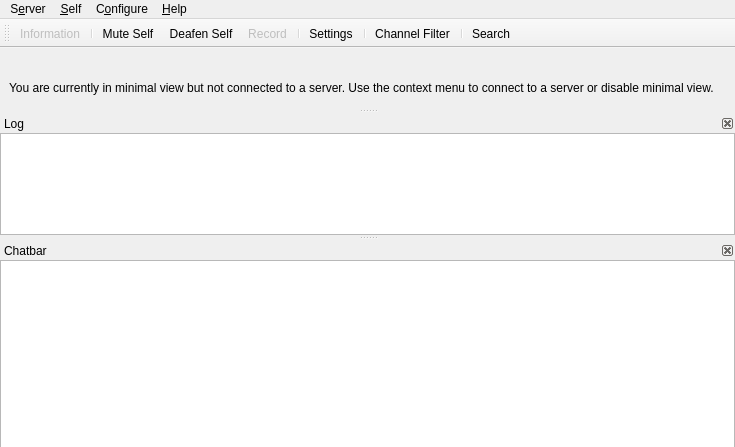
<?xml version="1.0" encoding="UTF-8"?>
<ui version="4.0">
 <class>MainWindow</class>
 <widget class="QMainWindow" name="MainWindow">
  <property name="geometry">
   <rect>
    <x>0</x>
    <y>0</y>
    <width>735</width>
    <height>435</height>
   </rect>
  </property>
  <property name="windowTitle">
   <string>Mumble</string>
  </property>
  <property name="dockOptions">
   <set>QMainWindow::AllowNestedDocks|QMainWindow::AnimatedDocks</set>
  </property>
  <property name="unifiedTitleAndToolBarOnMac">
   <bool>true</bool>
  </property>
  <widget class="UserView" name="qtvUsers">
   <property name="contextMenuPolicy">
    <enum>Qt::CustomContextMenu</enum>
   </property>
   <property name="acceptDrops">
    <bool>true</bool>
   </property>
   <property name="dragEnabled">
    <bool>true</bool>
   </property>
   <property name="rootIsDecorated">
    <bool>false</bool>
   </property>
   <property name="uniformRowHeights">
    <bool>true</bool>
   </property>
   <property name="headerHidden">
    <bool>true</bool>
   </property>
   <attribute name="headerVisible">
    <bool>false</bool>
   </attribute>
  </widget>
  <widget class="QMenuBar" name="menubar">
   <property name="geometry">
    <rect>
     <x>0</x>
     <y>0</y>
     <width>735</width>
     <height>32</height>
    </rect>
   </property>
   <widget class="QMenu" name="qmConfig">
    <property name="title">
     <string>C&amp;onfigure</string>
    </property>
    <addaction name="qaConfigDialog"/>
   </widget>
   <widget class="QMenu" name="qmHelp">
    <property name="title">
     <string>&amp;Help</string>
    </property>
    <addaction name="qaHelpWhatsThis"/>
    <addaction name="separator"/>
    <addaction name="qaHelpAbout"/>
    <addaction name="qaHelpAboutQt"/>
    <!--<addaction name="separator"/>
    <addaction name="qaHelpVersionCheck"/>-->
   </widget>
   <widget class="QMenu" name="qmServer">
    <property name="title">
     <string>S&amp;erver</string>
    </property>
   </widget>
   <widget class="QMenu" name="qmSelf">
    <property name="title">
     <string>&amp;Self</string>
    </property>
    <addaction name="qaAudioMute"/>
    <addaction name="qaAudioDeaf"/>
    <addaction name="qaSelfPrioritySpeaker"/>
    <addaction name="separator"/>
    <addaction name="qaRecording"/>
    <addaction name="separator"/>
    <addaction name="qaSelfComment"/>
    <addaction name="qaServerTexture"/>
    <addaction name="qaServerTextureRemove"/>
    <addaction name="separator"/>
    <addaction name="qaSelfRegister"/>
    <addaction name="qaAudioStats"/>
   </widget>
   <addaction name="qmServer"/>
   <addaction name="qmSelf"/>
   <addaction name="qmConfig"/>
   <addaction name="qmHelp"/>
  </widget>
  <widget class="QDockWidget" name="qdwLog">
   <property name="minimumSize">
    <size>
     <width>250</width>
     <height>121</height>
    </size>
   </property>
   <property name="features">
    <set>QDockWidget::DockWidgetClosable|QDockWidget::DockWidgetMovable</set>
   </property>
   <property name="windowTitle">
    <string>Log</string>
   </property>
   <attribute name="dockWidgetArea">
    <number>1</number>
   </attribute>
   <widget class="LogTextBrowser" name="qteLog">
    <property name="contextMenuPolicy">
     <enum>Qt::CustomContextMenu</enum>
    </property>
    <property name="whatsThis">
     <string>This shows all recent activity. Connecting to servers, errors and information messages all show up here.&lt;br /&gt;To configure exactly which messages show up here, use the &lt;b&gt;Settings&lt;/b&gt; command from the menu.</string>
    </property>
    <property name="accessibleName">
     <string>Activity log</string>
    </property>
    <property name="openLinks">
     <bool>false</bool>
    </property>
   </widget>
  </widget>
  <widget class="QDockWidget" name="qdwChat">
   <property name="sizePolicy">
    <sizepolicy hsizetype="Preferred" vsizetype="Preferred">
     <horstretch>0</horstretch>
     <verstretch>0</verstretch>
    </sizepolicy>
   </property>
   <property name="toolTip">
    <string/>
   </property>
   <property name="whatsThis">
    <string>This is the chatbar&lt;br /&gt;If you enter text here and then press enter the text is sent to the user or channel that was selected. If nothing is selected the message is sent to your current channel.</string>
   </property>
   <property name="features">
    <set>QDockWidget::DockWidgetClosable|QDockWidget::DockWidgetMovable</set>
   </property>
   <property name="windowTitle">
    <string>Chatbar</string>
   </property>
   <attribute name="dockWidgetArea">
    <number>1</number>
   </attribute>
   <widget class="ChatbarTextEdit" name="qteChat">
    <property name="sizePolicy">
     <sizepolicy hsizetype="Expanding" vsizetype="MinimumExpanding">
      <horstretch>0</horstretch>
      <verstretch>0</verstretch>
     </sizepolicy>
    </property>
    <property name="maximumSize">
     <size>
      <width>16777215</width>
      <height>16777215</height>
     </size>
    </property>
    <property name="accessibleName">
     <string>Enter chat message</string>
    </property>
    <property name="acceptRichText">
     <bool>false</bool>
    </property>
   </widget>
  </widget>
  <widget class="QToolBar" name="qtIconToolbar">
   <property name="windowTitle">
    <string>Icon Toolbar</string>
   </property>
   <attribute name="toolBarArea">
    <enum>TopToolBarArea</enum>
   </attribute>
   <attribute name="toolBarBreak">
    <bool>false</bool>
   </attribute>
   <!--<addaction name="qaServerConnect"/>-->
   <addaction name="qaServerInformation"/>
   <addaction name="separator"/>
   <addaction name="qaAudioMute"/>
   <addaction name="qaAudioDeaf"/>
   <addaction name="qaRecording"/>
   <addaction name="separator"/>
   <!-- User comments aren't needed in PR
   <addaction name="qaSelfComment"/>
   <addaction name="separator"/> -->
   <addaction name="qaConfigDialog"/>
   <addaction name="separator"/>
   <addaction name="qaFilterToggle"/>
   <addaction name="separator"/>
   <addaction name="qaSearch"/>
  </widget>
  <widget class="QDockWidget" name="qdwMinimalViewNote">
   <property name="sizePolicy">
    <sizepolicy hsizetype="Expanding" vsizetype="Fixed">
     <horstretch>0</horstretch>
     <verstretch>0</verstretch>
    </sizepolicy>
   </property>
   <property name="floating">
    <bool>false</bool>
   </property>
   <property name="features">
    <set>QDockWidget::NoDockWidgetFeatures</set>
   </property>
   <property name="allowedAreas">
    <set>Qt::AllDockWidgetAreas</set>
   </property>
   <attribute name="dockWidgetArea">
    <number>4</number>
   </attribute>
   <widget class="QWidget" name="dockWidgetContents">
    <layout class="QHBoxLayout" name="horizontalLayout">
     <property name="spacing">
      <number>0</number>
     </property>
     <property name="topMargin">
      <number>0</number>
     </property>
     <property name="bottomMargin">
      <number>0</number>
     </property>
     <item>
      <widget class="QLabel" name="label">
       <property name="sizePolicy">
        <sizepolicy hsizetype="Expanding" vsizetype="Fixed">
         <horstretch>0</horstretch>
         <verstretch>0</verstretch>
        </sizepolicy>
       </property>
       <property name="text">
        <string>You are currently in minimal view but not connected to a server. Use the context menu to connect to a server or disable minimal view.</string>
       </property>
       <property name="wordWrap">
        <bool>true</bool>
       </property>
      </widget>
     </item>
    </layout>
   </widget>
  </widget>
  <action name="qaQuit">
   <property name="text">
    <string>&amp;Quit Mumble</string>
   </property>
   <property name="toolTip">
    <string>Closes the program</string>
   </property>
   <property name="whatsThis">
    <string>Exits the application.</string>
   </property>
   <property name="menuRole">
    <enum>QAction::QuitRole</enum>
   </property>
   <property name="shortcut">
    <string>Ctrl+Q</string>
   </property>
  </action>
  <action name="qaServerConnect">
   <property name="icon">
    <iconset>
     <normaloff>skin:categories/applications-internet.svg</normaloff>skin:categories/applications-internet.svg</iconset>
   </property>
   <property name="text">
    <string>&amp;Connect...</string>
   </property>
   <property name="toolTip">
    <string>Open the server connection dialog</string>
   </property>
   <property name="whatsThis">
    <string>Shows a dialog of registered servers, and also allows quick-connect.</string>
   </property>
   <property name="iconVisibleInMenu">
    <bool>true</bool>
   </property>
  </action>
  <action name="qaServerDisconnect">
   <property name="enabled">
    <bool>false</bool>
   </property>
   <property name="text">
    <string>&amp;Disconnect</string>
   </property>
   <property name="icon">
    <iconset>
     <normaloff>skin:disconnect.svg</normaloff>skin:disconnect.svg</iconset>
   </property>
   <property name="toolTip">
    <string>Disconnect from server</string>
   </property>
   <property name="whatsThis">
    <string>Disconnects you from the server.</string>
   </property>
  </action>
  <action name="qaServerAddToFavorites">
   <property name="enabled">
    <bool>false</bool>
   </property>
   <property name="icon">
    <iconset>
     <normaloff>skin:emblems/emblem-favorite.svg</normaloff>skin:emblems/emblem-favorite.svg</iconset>
   </property>
   <property name="text">
    <string>Add as &amp;Favorite</string>
   </property>
   <property name="toolTip">
    <string>Add current server as favorite</string>
   </property>
   <property name="whatsThis">
    <string>This adds the server you are currently connected to as favorite to the known connections.</string>
   </property>
  </action>
  <action name="qaServerBanList">
   <property name="enabled">
    <bool>false</bool>
   </property>
   <property name="text">
    <string>&amp;Ban List</string>
   </property>
   <property name="toolTip">
    <string>Edit ban list on server</string>
   </property>
   <property name="whatsThis">
    <string>This lets you edit the server-side IP ban list.</string>
   </property>
  </action>
  <action name="qaServerInformation">
   <property name="enabled">
    <bool>false</bool>
   </property>
   <property name="icon">
    <iconset>
     <normaloff>skin:Information_icon.svg</normaloff>skin:Information_icon.svg</iconset>
   </property>
   <property name="text">
    <string>&amp;Information</string>
   </property>
   <property name="toolTip">
    <string>Show information about the server connection</string>
   </property>
   <property name="whatsThis">
    <string>This will show extended information about the connection to the server.</string>
   </property>
   <property name="iconVisibleInMenu">
    <bool>true</bool>
   </property>
  </action>
  <action name="qaUserKick">
   <property name="text">
    <string>&amp;Kick...</string>
   </property>
   <property name="toolTip">
    <string>Kick user (with reason)</string>
   </property>
   <property name="whatsThis">
    <string>Kick selected user off server. You'll be asked to specify a reason.</string>
   </property>
  </action>
  <action name="qaUserMute">
   <property name="checkable">
    <bool>true</bool>
   </property>
   <property name="text">
    <string>&amp;Mute</string>
   </property>
   <property name="toolTip">
    <string>Mute user</string>
   </property>
   <property name="whatsThis">
    <string>Mute or unmute user on server. Unmuting a deafened user will also undeafen them.</string>
   </property>
  </action>
  <action name="qaUserBan">
   <property name="text">
    <string>&amp;Ban...</string>
   </property>
   <property name="toolTip">
    <string>Kick and ban user (with reason)</string>
   </property>
   <property name="whatsThis">
    <string>Kick and ban selected user from server. You'll be asked to specify a reason.</string>
   </property>
  </action>
  <action name="qaUserDeaf">
   <property name="checkable">
    <bool>true</bool>
   </property>
   <property name="text">
    <string>&amp;Deafen</string>
   </property>
   <property name="toolTip">
    <string>Deafen user</string>
   </property>
   <property name="whatsThis">
    <string>Deafen or undeafen user on server. Deafening a user will also mute them.</string>
   </property>
  </action>
  <action name="qaUserLocalIgnore">
   <property name="checkable">
    <bool>true</bool>
   </property>
   <property name="text">
    <string>Ig&amp;nore Messages</string>
   </property>
   <property name="toolTip">
    <string>Locally ignore user's text chat messages.</string>
   </property>
   <property name="whatsThis">
    <string>Silently drops all text messages from the user.</string>
   </property>
  </action>
  <action name="qaUserLocalMute">
   <property name="checkable">
    <bool>true</bool>
   </property>
   <property name="text">
    <string>&amp;Local Mute</string>
   </property>
   <property name="toolTip">
    <string>Mute user locally</string>
   </property>
   <property name="whatsThis">
    <string>Mute or unmute user locally. Use this on other users in the same room.</string>
   </property>
  </action>
  <action name="qaUserTextMessage">
   <property name="text">
    <string>&amp;Send Message...</string>
   </property>
   <property name="toolTip">
    <string>Send a Text Message</string>
   </property>
   <property name="whatsThis">
    <string>Sends a text message to another user.</string>
   </property>
  </action>
  <action name="qaUserLocalNickname">
   <property name="text">
    <string>Set Ni&amp;ckname...</string>
   </property>
   <property name="toolTip">
    <string>Set a local nickname</string>
   </property>
   <property name="whatsThis">
    <string>Sets a local nickname for another user.</string>
   </property>
  </action>
  <action name="qaChannelAdd">
   <property name="text">
    <string>&amp;Add...</string>
   </property>
   <property name="toolTip">
    <string>Add new channel</string>
   </property>
   <property name="whatsThis">
    <string>This adds a new sub-channel to the currently selected channel.</string>
   </property>
  </action>
  <action name="qaChannelRemove">
   <property name="text">
    <string>&amp;Remove...</string>
   </property>
   <property name="toolTip">
    <string>Remove channel</string>
   </property>
   <property name="whatsThis">
    <string>This removes a channel and all sub-channels.</string>
   </property>
  </action>
  <action name="qaChannelACL">
   <property name="text">
    <string>&amp;Edit...</string>
   </property>
   <property name="toolTip">
    <string>Edit Groups and ACL for channel</string>
   </property>
   <property name="whatsThis">
    <string>This opens the Group and ACL dialog for the channel, to control permissions.</string>
   </property>
  </action>
  <action name="qaChannelLink">
   <property name="text">
    <string>L&amp;ink</string>
   </property>
   <property name="toolTip">
    <string>Link your channel to another channel</string>
   </property>
   <property name="whatsThis">
    <string>This links your current channel to the selected channel. If users in a channel have permission to speak in the other channel, users can now hear each other. This is a permanent link, and will last until manually unlinked or the server is restarted. Please see the shortcuts for push-to-link.</string>
   </property>
  </action>
  <action name="qaChannelUnlink">
   <property name="text">
    <string comment="Channel">&amp;Unlink</string>
   </property>
   <property name="toolTip">
    <string>Unlink your channel from another channel</string>
   </property>
   <property name="whatsThis">
    <string>This unlinks your current channel from the selected channel.</string>
   </property>
  </action>
  <action name="qaChannelUnlinkAll">
   <property name="text">
    <string>U&amp;nlink All</string>
   </property>
   <property name="toolTip">
    <string>Unlinks your channel from all linked channels.</string>
   </property>
   <property name="whatsThis">
    <string>This unlinks your current channel (not the selected one) from all linked channels.</string>
   </property>
  </action>
  <action name="qaAudioReset">
   <property name="text">
    <string>&amp;Reset</string>
   </property>
   <property name="toolTip">
    <string>Reset audio preprocessor</string>
   </property>
   <property name="whatsThis">
    <string>This will reset the audio preprocessor, including noise cancellation, automatic gain and voice activity detection. If something suddenly worsens the audio environment (like dropping the microphone) and it was temporary, use this to avoid having to wait for the preprocessor to readjust.</string>
   </property>
  </action>
  <action name="qaAudioMute">
   <property name="checkable">
    <bool>true</bool>
   </property>
   <property name="icon">
    <iconset>
     <normaloff>skin:actions/audio-input-microphone.svg</normaloff>
     <normalon>skin:actions/audio-input-microphone-muted.svg</normalon>
     <activeon>skin:actions/audio-input-microphone-muted.svg</activeon>skin:actions/audio-input-microphone.svg</iconset>
   </property>
   <property name="text">
    <string>M&amp;ute Self</string>
   </property>
   <property name="whatsThis">
    <string>Mute or unmute yourself. When muted, you will not send any data to the server. Unmuting while deafened will also undeafen.</string>
   </property>
   <property name="iconVisibleInMenu">
    <bool>false</bool>
   </property>
  </action>
  <action name="qaAudioDeaf">
   <property name="checkable">
    <bool>true</bool>
   </property>
   <property name="icon">
    <iconset>
     <normaloff>skin:self_undeafened.svg</normaloff>
     <normalon>skin:deafened_self.svg</normalon>
     <activeon>skin:deafened_self.svg</activeon>skin:self_undeafened.svg</iconset>
   </property>
   <property name="text">
    <string>D&amp;eafen Self</string>
   </property>
   <property name="whatsThis">
    <string>Deafen or undeafen yourself. When deafened, you will not hear anything. Deafening yourself will also mute.</string>
   </property>
   <property name="iconVisibleInMenu">
    <bool>false</bool>
   </property>
  </action>
  <action name="qaAudioTTS">
   <property name="checkable">
    <bool>true</bool>
   </property>
   <property name="text">
    <string>&amp;Text-To-Speech</string>
   </property>
   <property name="toolTip">
    <string>Toggle Text-To-Speech</string>
   </property>
   <property name="whatsThis">
    <string>Enable or disable the text-to-speech engine. Only messages enabled for TTS in the Configuration dialog will actually be spoken.</string>
   </property>
  </action>
  <action name="qaAudioStats">
   <property name="text">
    <string>Audio &amp;Statistics</string>
   </property>
   <property name="toolTip">
    <string>Display audio statistics</string>
   </property>
   <property name="whatsThis">
    <string>Pops up a small dialog with information about your current audio input.</string>
   </property>
  </action>
  <action name="qaAudioUnlink">
   <property name="text">
    <string>&amp;Unlink Plugins</string>
   </property>
   <property name="toolTip">
    <string>Forcibly unlink plugin</string>
   </property>
   <property name="whatsThis">
    <string>This forces the current plugin to unlink, which is handy if it is reading completely wrong data.</string>
   </property>
  </action>
  <action name="qaConfigDialog">
   <property name="icon">
    <iconset>
     <normaloff>skin:config_basic.png</normaloff>skin:config_basic.png</iconset>
   </property>
   <property name="text">
    <string>&amp;Settings</string>
   </property>
   <property name="toolTip">
    <string>Configure Mumble</string>
   </property>
   <property name="whatsThis">
    <string>Allows you to change most settings for Mumble.</string>
   </property>
   <property name="menuRole">
    <enum>QAction::PreferencesRole</enum>
   </property>
   <property name="iconVisibleInMenu">
    <bool>true</bool>
   </property>
  </action>
  <action name="qaFilterToggle">
   <property name="checkable">
    <bool>true</bool>
   </property>
   <property name="icon">
    <iconset>
     <normaloff>skin:filter_off.svg</normaloff>
     <normalon>skin:filter_on.svg</normalon>
     <activeon>skin:filter_on.svg</activeon>skin:filter_off.svg</iconset>
   </property>
   <property name="text">
    <string>Channel &amp;Filter</string>
   </property>
   <property name="toolTip">
    <string>Toggle the channel filter (Alt+F)</string>
   </property>
   <property name="whatsThis">
    <string>Enable or disable the filtering of select channels.
By default all empty channels will be filtered.
You can mark additional channels for filtering from
the channel's context menu.</string>
   </property>
   <property name="shortcut">
    <string>Alt+F</string>
   </property>
   <property name="iconVisibleInMenu">
    <bool>false</bool>
   </property>
  </action>
  <action name="qaAudioWizard">
   <property name="text">
    <string>&amp;Audio Wizard...</string>
   </property>
   <property name="toolTip">
    <string>Start the audio configuration wizard</string>
   </property>
   <property name="whatsThis">
    <string>This will guide you through the process of configuring your audio hardware.</string>
   </property>
  </action>
  <action name="qaDeveloperConsole">
   <property name="text">
    <string>Developer &amp;Console</string>
   </property>
   <property name="toolTip">
    <string>Show the Developer Console</string>
   </property>
   <property name="whatsThis">
    <string>Shows the Mumble Developer Console, where Mumble's log output can be inspected.</string>
   </property>
  </action>
  <action name="qaPositionalAudioViewer">
   <property name="text">
    <string>Positional &amp;Audio Viewer</string>
   </property>
   <property name="toolTip">
    <string>Show the Positional Audio Viewer</string>
   </property>
   <property name="whatsThis">
    <string>Shows the Positional Audio Viewer. In it the current information used for positional audio can be inspected. Context and identity are also shown.</string>
   </property>
  </action>
  <action name="qaHelpWhatsThis">
   <property name="text">
    <string>&amp;What's This?</string>
   </property>
   <property name="toolTip">
    <string>Enter What's This? mode</string>
   </property>
   <property name="whatsThis">
    <string>Click this to enter &quot;What's This?&quot; mode. Your cursor will turn into a question mark. Click on any button, menu choice or area to show a description of what it is.</string>
   </property>
  </action>
  <action name="qaHelpAbout">
   <property name="text">
    <string>&amp;About</string>
   </property>
   <property name="toolTip">
    <string>Information about Mumble</string>
   </property>
   <property name="whatsThis">
    <string>Shows a small dialog with information and license for Mumble.</string>
   </property>
   <property name="menuRole">
    <enum>QAction::AboutRole</enum>
   </property>
  </action>
  <action name="qaHelpAboutSpeex">
   <property name="text">
    <string>About &amp;Speex...</string>
   </property>
   <property name="toolTip">
    <string>Information about Speex</string>
   </property>
   <property name="whatsThis">
    <string>Shows a small dialog with information about Speex.</string>
   </property>
   <property name="menuRole">
    <enum>QAction::ApplicationSpecificRole</enum>
   </property>
  </action>
  <action name="qaHelpAboutQt">
   <property name="text">
    <string>About &amp;Qt</string>
   </property>
   <property name="toolTip">
    <string>Information about Qt</string>
   </property>
   <property name="whatsThis">
    <string>Shows a small dialog with information about Qt.</string>
   </property>
   <property name="menuRole">
    <enum>QAction::AboutQtRole</enum>
   </property>
  </action>
  <action name="qaHelpVersionCheck">
   <property name="text">
    <string>Check for &amp;Updates</string>
   </property>
   <property name="toolTip">
    <string>Check for new version of Mumble</string>
   </property>
   <property name="whatsThis">
    <string>Connects to the Mumble webpage to check if a new version is available, and notifies you with an appropriate download URL if this is the case.</string>
   </property>
  </action>
  <action name="qaChannelSendMessage">
   <property name="text">
    <string>&amp;Send Message...</string>
   </property>
   <property name="toolTip">
    <string>Send a Text Message</string>
   </property>
   <property name="whatsThis">
    <string>Sends a text message to all users in a channel.</string>
   </property>
  </action>
  <action name="qaChannelCopyURL">
   <property name="text">
    <string>&amp;Copy URL</string>
   </property>
   <property name="toolTip">
    <string>Copies a link to this channel to the clipboard.</string>
   </property>
   <property name="whatsThis">
    <string>Copies a link to this channel to the clipboard.</string>
   </property>
  </action>
  <action name="qaConfigMinimal">
   <property name="checkable">
    <bool>true</bool>
   </property>
   <property name="text">
    <string>&amp;Minimal View</string>
   </property>
   <property name="toolTip">
    <string>Toggle minimal window modes</string>
   </property>
   <property name="whatsThis">
    <string>This will toggle minimal mode, where the log window and menu is hidden.</string>
   </property>
  </action>
  <action name="qaConfigHideFrame">
   <property name="checkable">
    <bool>true</bool>
   </property>
   <property name="text">
    <string>Hide Frame</string>
   </property>
   <property name="toolTip">
    <string>Toggle showing frame on minimal window</string>
   </property>
   <property name="whatsThis">
    <string>This will toggle whether the minimal window should have a frame for moving and resizing.</string>
   </property>
  </action>
  <action name="qaConfigCert">
   <property name="text">
    <string>&amp;Certificate Wizard...</string>
   </property>
   <property name="toolTip">
    <string>Configure certificates for strong authentication</string>
   </property>
   <property name="whatsThis">
    <string>This starts the wizard for creating, importing and exporting certificates for authentication against servers.</string>
   </property>
  </action>
  <action name="qaUserRegister">
   <property name="text">
    <string>Re&amp;gister...</string>
   </property>
   <property name="toolTip">
    <string>Register user on server</string>
   </property>
   <property name="whatsThis">
    <string>This will permanently register the user on the server.</string>
   </property>
  </action>
  <action name="qaUserFriendAdd">
   <property name="icon">
    <iconset>
     <normaloff>skin:emblems/emblem-favorite.svg</normaloff>skin:emblems/emblem-favorite.svg</iconset>
   </property>
   <property name="text">
    <string>Add &amp;Friend</string>
   </property>
   <property name="toolTip">
    <string>Adds a user as your friend.</string>
   </property>
   <property name="whatsThis">
    <string>This will add the user as a friend, so you can recognize him on this and other servers.</string>
   </property>
   <property name="iconVisibleInMenu">
    <bool>true</bool>
   </property>
  </action>
  <action name="qaUserFriendRemove">
   <property name="text">
    <string>&amp;Remove Friend</string>
   </property>
   <property name="toolTip">
    <string>Removes a user from your friends.</string>
   </property>
   <property name="whatsThis">
    <string>This will remove a user from your friends list.</string>
   </property>
  </action>
  <action name="qaUserFriendUpdate">
   <property name="text">
    <string>&amp;Update Friend</string>
   </property>
   <property name="toolTip">
    <string>Update name of your friend.</string>
   </property>
   <property name="whatsThis">
    <string>Your friend uses a different name than what is in your database. This will update the name.</string>
   </property>
  </action>
  <action name="qaServerUserList">
   <property name="text">
    <string>Registered &amp;Users</string>
   </property>
   <property name="toolTip">
    <string>Edit registered users list</string>
   </property>
   <property name="whatsThis">
    <string>This opens the editor for registered users, which allow you to change their name or unregister them.</string>
   </property>
  </action>
  <action name="qaServerTexture">
   <property name="text">
    <string>Change &amp;Avatar...</string>
   </property>
   <property name="toolTip">
    <string>Change your avatar image on this server</string>
   </property>
   <!-- Not needed in PR -->
   <property name="iconVisibleInMenu">
    <bool>false</bool>
   </property>
   <property name="visible">
         <bool>false</bool>
   </property>
  </action>
  <action name="qaServerTokens">
   <property name="text">
    <string>&amp;Access Tokens</string>
   </property>
   <property name="toolTip">
    <string>Add or remove text-based access tokens</string>
   </property>
  </action>
  <action name="qaServerTextureRemove">
   <property name="text">
    <string>Remo&amp;ve Avatar</string>
   </property>
   <property name="toolTip">
    <string>Remove currently defined avatar image.</string>
   </property>
   <!-- Not needed in PR -->
   <property name="iconVisibleInMenu">
    <bool>false</bool>
   </property>
   <property name="visible">
         <bool>false</bool>
   </property>
  </action>
  <action name="qaUserCommentReset">
   <property name="text">
    <string>Reset Commen&amp;t...</string>
   </property>
   <property name="toolTip">
    <string>Reset the comment of the selected user.</string>
   </property>
  </action>
  <action name="qaUserTextureReset">
   <property name="text">
    <string>Remo&amp;ve Avatar...</string>
   </property>
   <property name="toolTip">
    <string>Remove the avatar of the selected user.</string>
   </property>
   <!-- Not needed in PR -->
   <property name="iconVisibleInMenu">
    <bool>false</bool>
   </property>
   <property name="visible">
         <bool>false</bool>
   </property>
  </action>
  <action name="qaChannelJoin">
   <property name="text">
    <string>&amp;Join</string>
   </property>
  </action>
  <action name="qaChannelHide">
   <property name="checkable">
    <bool>true</bool>
   </property>
   <property name="text">
    <string>&amp;Hide When Filtering</string>
   </property>
  </action>
  <action name="qaChannelPin">
   <property name="checkable">
    <bool>true</bool>
   </property>
   <property name="text">
    <string>&amp;Pin When Filtering</string>
   </property>
  </action>
  <action name="qaUserCommentView">
   <property name="text">
    <string>Vie&amp;w Comment</string>
   </property>
   <property name="toolTip">
    <string>View comment in editor</string>
   </property>
  </action>
  <action name="qaUserInformation">
   <property name="icon">
    <iconset>
     <normaloff>skin:Information_icon.svg</normaloff>skin:Information_icon.svg</iconset>
   </property>
   <property name="text">
    <string>&amp;Information</string>
   </property>
   <property name="toolTip">
    <string>Query server for connection information for user</string>
   </property>
   <property name="iconVisibleInMenu">
    <bool>true</bool>
   </property>
  </action>
  <action name="qaSelfComment">
   <property name="icon">
    <iconset>
     <normaloff>skin:self_comment.svg</normaloff>skin:self_comment.svg</iconset>
   </property>
   <property name="text">
    <string>&amp;Change Comment...</string>
   </property>
   <property name="toolTip">
    <string>Change your own comment</string>
   </property>
   <!-- Not needed in PR -->
   <property name="iconVisibleInMenu">
    <bool>true</bool>
   </property>
   <property name="whatsThis">
    <string>This will open the rich text editor to change your comment. Comments are separate for each server. Other users can read your comment by hovering over the comment icon in the user and channel tree.</string>
   </property>
   <property name="visible">
         <bool>false</bool>
   </property>
  </action>
  <action name="qaSelfRegister">
   <property name="text">
    <string>Re&amp;gister...</string>
   </property>
   <property name="toolTip">
    <string>Register yourself on the server</string>
   </property>
  </action>
  <action name="qaUserPrioritySpeaker">
   <property name="checkable">
    <bool>true</bool>
   </property>
   <property name="text">
    <string>&amp;Priority Speaker</string>
   </property>
  </action>
  <action name="qaSelfPrioritySpeaker">
   <property name="checkable">
    <bool>true</bool>
   </property>
   <property name="text">
    <string>&amp;Priority Speaker</string>
   </property>
  </action>
  <action name="qaRecording">
   <property name="enabled">
    <bool>false</bool>
   </property>
   <property name="icon">
    <iconset>
     <normaloff>skin:actions/media-record.svg</normaloff>skin:actions/media-record.svg</iconset>
   </property>
   <property name="text">
    <string>&amp;Record...</string>
   </property>
   <property name="whatsThis">
    <string>This will open the audio recording dialog.</string>
   </property>
   <property name="iconVisibleInMenu">
    <bool>true</bool>
   </property>
  </action>
  <action name="qaChannelListen">
   <property name="checkable">
    <bool>true</bool>
   </property>
   <property name="text">
    <string>&amp;Listen To Channel</string>
   </property>
   <property name="toolTip">
    <string>Listen to this channel without joining it</string>
   </property>
  </action>
  <action name="qaTalkingUIToggle">
   <property name="checkable">
    <bool>true</bool>
   </property>
   <property name="text">
    <string>Talking &amp;UI</string>
   </property>
   <property name="toolTip">
    <string>Toggles the visibility of the TalkingUI.</string>
   </property>
  </action>
  <action name="qaUserJoin">
   <property name="text">
    <string>&amp;Join User's Channel</string>
   </property>
   <property name="toolTip">
    <string>Joins the channel of this user.</string>
   </property>
  </action>
  <action name="qaUserMove">
   <property name="text">
    <string>M&amp;ove To Own Channel</string>
   </property>
   <property name="toolTip">
    <string>Moves this user to your current channel.</string>
   </property>
  </action>
  <action name="qaUserLocalIgnoreTTS">
   <property name="checkable">
    <bool>true</bool>
   </property>
   <property name="text">
    <string>Disable Te&amp;xt-To-Speech</string>
   </property>
   <property name="toolTip">
    <string>Locally disable Text-To-Speech for this user's text chat messages.</string>
   </property>
   <property name="whatsThis">
    <string>Silently disables Text-To-Speech for all text messages from the user.</string>
   </property>
  </action>
  <action name="qaSearch">
   <property name="icon">
    <iconset>
     <normaloff>skin:magnifier.svg</normaloff>skin:magnifier.svg</iconset>
   </property>
   <property name="text">
    <string>&amp;Search...</string>
   </property>
   <property name="toolTip">
    <string>Search for a user or channel (Ctrl+F)</string>
   </property>
   <property name="whatsThis">
    <string>This will open the search dialog. It's used to find channels and users in the current server.</string>
   </property>
   <property name="shortcut">
    <string>Ctrl+F</string>
   </property>
  </action>
  <action name="qaMoveBack">
   <property name="enabled">
    <bool>false</bool>
   </property>
   <property name="icon">
    <iconset>
     <normaloff>skin:arrow_left.svg</normaloff>skin:arrow_left.svg</iconset>
   </property>
   <property name="text">
    <string>M&amp;ove back</string>
   </property>
   <property name="toolTip">
    <string>Moves you back to the previous channel</string>
   </property>
  </action>
 </widget>
 <customwidgets>
  <customwidget>
   <class>UserView</class>
   <extends>QTreeView</extends>
   <header>UserView.h</header>
  </customwidget>
  <customwidget>
   <class>ChatbarTextEdit</class>
   <extends>QTextEdit</extends>
   <header>CustomElements.h</header>
  </customwidget>
  <customwidget>
   <class>LogTextBrowser</class>
   <extends>QTextBrowser</extends>
   <header>CustomElements.h</header>
  </customwidget>
 </customwidgets>
 <resources/>
 <connections/>
</ui>
